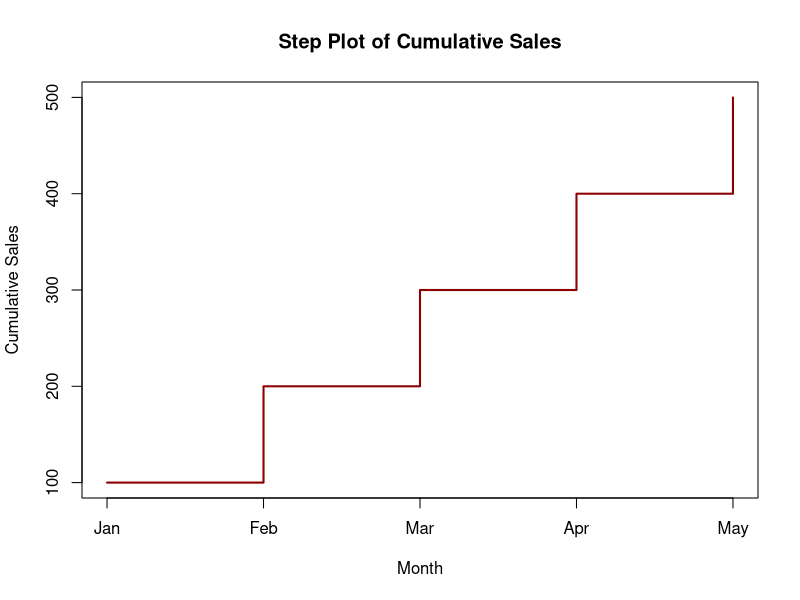

Reproduce this figure in R.
# Cumulative sales data
month <- c("Jan", "Feb", "Mar", "Apr", "May")
sales <- c(100, 200, 300, 400, 500)

# Create step plot
plot(sales, type = "s",
     xaxt = "n",                # suppress default x-axis
     xlab = "Month",
     ylab = "Cumulative Sales",
     main = "Step Plot of Cumulative Sales",
     col = "darkred",
     lwd = 2)

# Add custom x-axis labels
axis(1, at = 1:length(month), labels = month)